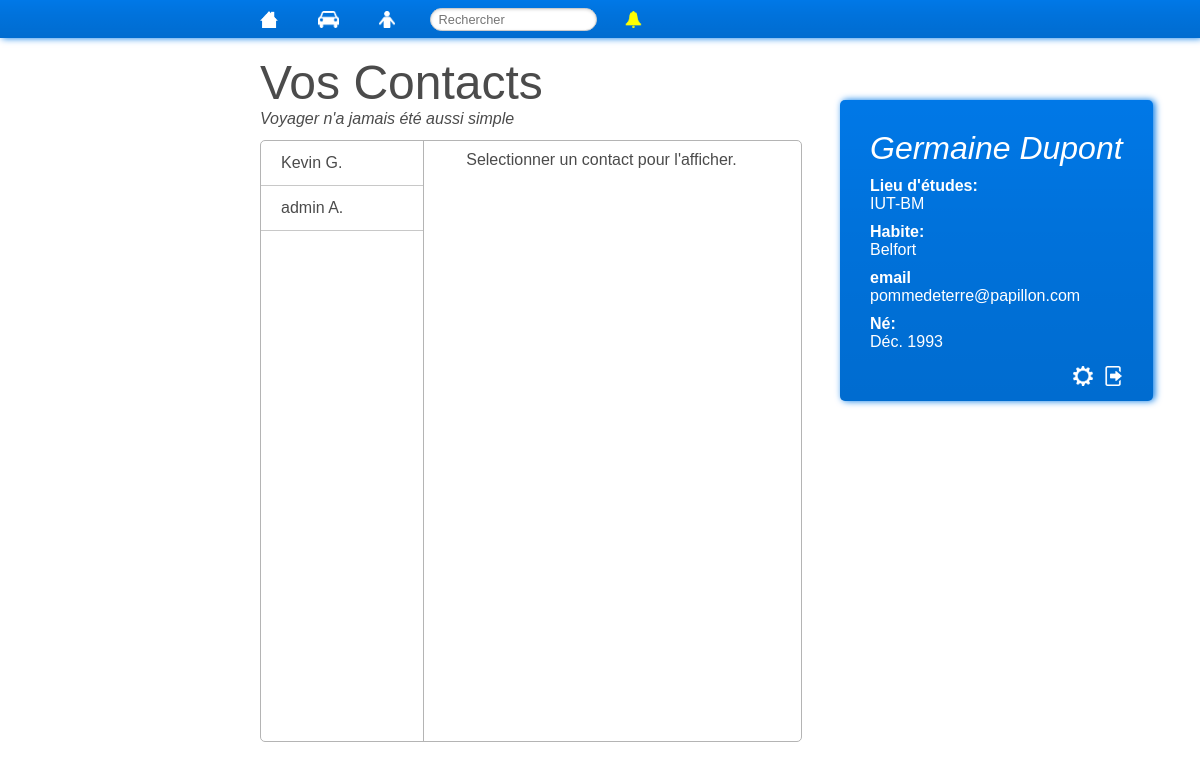
/carnet/index.php (signed in), run on the app's committed database.
### tables this page shows
CREATE TABLE IF NOT EXISTS `etudiant` (
  `id_etu` int(11) NOT NULL AUTO_INCREMENT,
  `mot_de_passe` varchar(65) DEFAULT NULL,
  `nom_etu` varchar(50) DEFAULT NULL,
  `prenom_etu` varchar(50) DEFAULT NULL,
  `mois_ne_etu` int(11) DEFAULT NULL,
  `annee_ne_etu` int(11) DEFAULT NULL,
  `id_ville` int(11) DEFAULT NULL,
  `id_camp` int(11) DEFAULT NULL,
  `couleur` varchar(6) NOT NULL,
  PRIMARY KEY (`id_etu`)
);

CREATE TABLE IF NOT EXISTS `coordonnee` (
  `id_coordonnee` int(11) NOT NULL AUTO_INCREMENT,
  `libelle_coordonnee` varchar(25) DEFAULT NULL,
  `information` varchar(100) DEFAULT NULL,
  `id_etu` int(11) DEFAULT NULL,
  PRIMARY KEY (`id_coordonnee`)
);

### lib/sql.php (called while the page is built, shortened)
<?php
function getPDO()
{
	try {
		$option = array (
			PDO::MYSQL_ATTR_INIT_COMMAND => "SET NAMES utf8",
			PDO::ATTR_ERRMODE => PDO::ERRMODE_EXCEPTION
		);
		$connec = new PDO("mysql:host=" . SERVER . ";dbname=" . BASE, LOGIN, PASSWORD, $option);
	} catch(Exception $e) {
		die($e->getMessage());
	}
	return $connec;
}
function getContact($id)
{
	$connec = getPDO();
	$requete = "SELECT e.id_etu, e.nom_etu, e.prenom_etu
				FROM etudiant e, carnet c
				WHERE c.id_etu = $id
				AND e.id_etu = c.id_etu_etudiant;";
	$tab = $connec->query($requete);
	$rep = array();
	while($line = $tab->fetch()){
		$rep[] = $line;
	}
	return $rep;
}
function infoetu($id){
    $connec = getPDO();
    $requete = "SELECT ca.libelle,v.nom_ville,e.annee_ne_etu,e.mois_ne_etu
				FROM etudiant e,campus ca,ville v,universite u
				WHERE e.id_etu = '$id'
				AND e.id_camp = ca.id_camp
				AND e.id_ville = v.id_ville
				AND ca.id_univ = u.id_univ;";
    $tab = $connec->query($requete);
    $info = $tab->fetch();
	return $info;
}
function getCoordonee($id){
    $connec = getPDO();
    $requete = "SELECT co.libelle_coordonnee,co.information
				FROM coordonnee co
				WHERE co.id_etu = '$id'";
    $tab = $connec->query($requete);
    $tableau = Array();
    $tableau[] = $tab->rowCount();
    while( $info = $tab->fetch())
    {
        $tableau[] = $info[0];
        $tableau[] = $info[1];
    }
    return $tableau;
}
?>

### lib/bibli.php (called while the page is built, shortened)
<?php
function mois($index){
	$index = intval($index);
	$mois = array("Janv.","Févr.","Mars","Avr.","Mai","Juin","Juil.","Août","Sept.","Oct.","Nov.","Déc.");
	return $mois[$index-1];
}
function contractNom($nom, $prenom)
{
    return $prenom." ".strtoupper($nom[0]).".";
}
?>

### carnet/index.php (the view, shortened to what this page needs)
<?php
    require_once '../lib/html.php';
    require_once '../lib/sql.php';
    require_once '../lib/bibli.php';
?>
<!DOCTYPE html>
<html>
	<head>
		<link rel='stylesheet' type='text/css' href='../css/inside.css' />
	</head>
    <body>
        <div id="titre">
            <h1>Vos Contacts</h1>
            <span>Voyager n'a jamais été aussi simple</span>
        </div>
        <div id="carnet">
            <div id="contact">
                <span class="label">Selectionner un contact pour l'afficher.</span>
            </div>
            <div>
                <?php
                $contact = getContact($_SESSION["user_id"]);
                foreach($contact as $key => $value)
                {
                    print("<a href=\"#\" onclick=\"getInfoContact(".$value[0].")\">".contractNom($value[1], $value[2])."</a>\n");
                }
                ?>
            </div>
        </div>
        <?php nav(); ?>
        <?php boxuser(getNom($_SESSION["user_id"]),$_SESSION["user_id"]) ?>
    </body>
</html>

### lib/html.php (shortened to what this page needs)
<?php
require_once 'bibli.php';
function boxuser($nom, $id){
	echo "<div id='perso'><h2>". $nom . "</h2>";
    printInfoContact($id);
	echo "<div class='option'><a href='../profil/index.php' title='Parametres' ><img src='../img/param.png' alt='Parametres' /></a><a href='../deco.php' title='Déconnection'><img src='../img/out.png' alt='Déconnection' /></a></div></div>\n";
}
function printInfoContact($id){
    $infos = infoetu($id);
    $coordonnee = getCoordonee($id);
    echo "<span class='label'>Lieu d'études:</span>";
    echo "<span class='carac'>".$infos[0]."</span>";
    echo "<span class='label'>Habite:</span>";
    echo "<span class='carac'>".$infos[1]."</span>";
    for($i=1;$i<$coordonnee[0]*2;$i=$i+2){
        echo "<span class='label'>".$coordonnee[$i]."</span>";
        echo "<span class='carac'>".$coordonnee[$i+1]."</span>";
    }
    echo "<span class='label'>Né:</span>";
    echo "<span class='carac'>".mois($infos[3])." ".$infos[2]."</span>";
}
function nav(){
	?>
	<div id='nav'>
		<a href='../home' title="Home">
			<img src="../img/home.png" alt="Home" />
		</a><a href='../voyage' title="Voyages">
			<img src="../img/car.png" alt="Voyage" />
		</a><a href='../carnet' title="Carnet d'adresse">
			<img src="../img/buddy.png" alt="Carnet" />
		</a>
		<form action="../rechercher">
			<input type="text" placeholder="Rechercher" name="r" id="echercher" />
		</form>
		<a href='#' onclick="pop('Notifications')" title="Notifications" />
			<img src="../img/bell.gif" alt="Notifications" />
	</div>
	<?php
}
?>

### css/inside.css (style rules this page uses)
body,html { margin:0; padding:0; }
body { color: rgb(75, 75, 75); font-family: "proxima-nova", sans-serif; overflow-x:hidden }
a { color: rgb(75, 75, 75); transition: color 0.7s; }
div#nav { width:100%; color: white; text-align:left; background-color: rgb(0, 120, 231); box-shadow: 2px 0px 7px rgb(0, 120, 231); background-image: linear-gradient(transparent, rgba(0, 0, 0, 0.05) 40%, rgba(0, 0, 0, 0.1)); transition: box-shadow 0.7s; position:fixed; top:0px; left:0px; }
div#nav a { color: white; text-decoration:none; display:inline-block; padding: 10px 20px; transition: background-color 0.7s; }
div#nav form { display:inline-block; margin-left: 10px; }
div#nav form input { padding: .25em .6em; display: inline-block; border: 1px solid #ccc; font-size: .8em; box-shadow: inset 0 1px 3px #ddd; border-radius: 20px; width: 150px; transition: width 0.7s; }
div#nav a:first-of-type { margin-left:20%; }
div#nav img { height: 17px; vertical-align: bottom; }
div#titre { margin:55px 20%; position:absolute; padding-left:20px; }
div#titre h1 { font-family: "omnes-pro", sans-serif; font-size: 3em; font-weight: 300; padding:0; margin: 0; border:0; }
div#titre span { font-style:italic; }
div#perso { color: white; text-align:left; background-color: rgb(0, 120, 231); box-shadow: 2px 0px 7px rgb(0, 120, 231); border-radius: 5px 5px 5px 5px; background-image: linear-gradient(transparent, rgba(0, 0, 0, 0.05) 40%, rgba(0, 0, 0, 0.1)); position:fixed; left: 70%; top: 100px; padding:30px; padding-bottom:15px; max-width:450px; overflow:auto; }
div#perso h2 { font-family: "omnes-pro", sans-serif; font-size: 2em; font-style:italic; font-weight: 300; padding:0; margin: 0; border:0; }
div#perso a { color:white; }
div#perso span.label { display:block; margin-top:10px; font-weight:bold; }
div#perso span.carac { display:block; margin-bottom:10px; }
div#perso div.option { text-align:right; font-size: 0.8em; margin-top:15px; }
div#perso img { height: 20px; vertical-align: bottom; margin-left: 10px; }
div#carnet { position:absolute; top: 120px; left: 20%; border:solid 1px rgb(180, 180, 180); margin:20px; width: 45%; height:75%; border-radius: 5px 5px 5px 5px; }
div#carnet div { margin:0; }
div#carnet>div:first-of-type { float: right; width:62%; padding-left:7%; }
div#carnet>div:last-of-type { width: 30%; height:100%; border-right:solid 1px rgb(180, 180, 180); overflow:auto; }
div#carnet>div:last-of-type a { display:block; text-decoration:none; border-bottom:solid 1px rgb(200, 200, 200); padding:13px; padding-left:20px; }
div#carnet>div:last-of-type a:last-of-type { margin:0; margin-bottom:50px; }
div#carnet>div:first-of-type span.label { display: block; margin-top: 10px; font-weight: bold; font-family: "omnes-pro", sans-serif; font-size: 1em; font-weight: 300; padding: 0; border: 0; }

### data on the page
etudiant: contractNom($value[1], $value[2]) "Kevin G."
etudiant: contractNom($value[1], $value[2]) "admin A."
coordonnee: libelle_coordonnee "email", information "pommedeterre@papillon.com"

### other printed values
$nom "Germaine Dupont"
$infos[0] "IUT-BM"
$infos[1] "Belfort"
mois($infos[3]) "Déc."
$infos[2] "1993"
